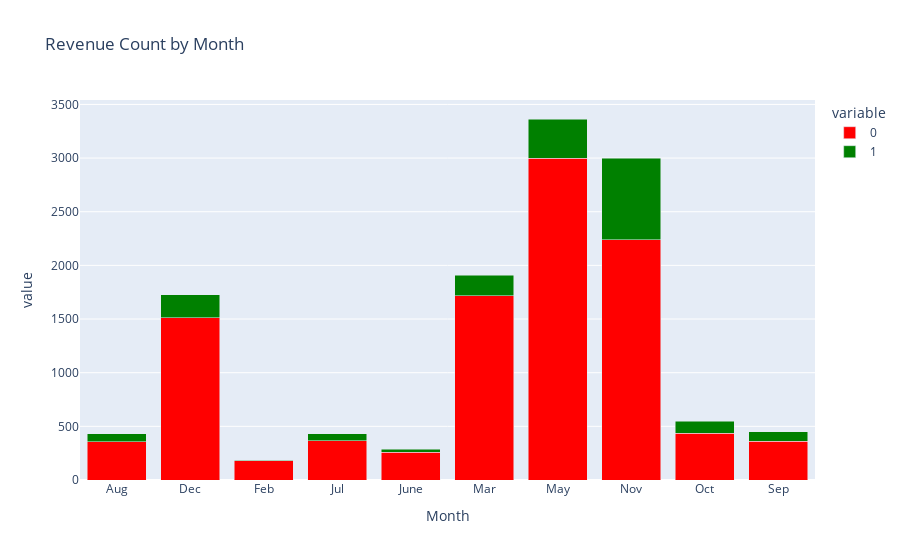

Notebook cell for this chart:
### Markdown cell above
The above plot shows that the visitor spent more time in the ProductRelated_pages

### Code cell
import plotly.express as px

grouped_data = df.groupby('Month')['Revenue'].value_counts().unstack('Revenue').reset_index()

bar_chart_revenue_month = px.bar(grouped_data, x='Month', y=[0, 1], barmode='stack', 
                                 title='Revenue Count by Month', labels={'0': 'No Purchase', '1': 'Purchase'},
                                 color_discrete_sequence=['red', 'green'])

bar_chart_revenue_month.show()

### Figure 1 — Plotly figure (JSON) as saved in the notebook; plotly's stock layout.template omitted (floating-point values rounded to 4 significant figures)
{"data": [{"alignmentgroup": "True", "hovertemplate": "variable=0<br>Month=%{x}<br>value=%{y}<extra></extra>", "legendgroup": "0", "marker": {"color": "red", "pattern": {"shape": ""}}, "name": "0", "offsetgroup": "0", "orientation": "v", "showlegend": true, "textposition": "auto", "type": "bar", "x": ["Aug", "Dec", "Feb", "Jul", "June", "Mar", "May", "Nov", "Oct", "Sep"], "xaxis": "x", "y": [357, 1511, 181, 366, 259, 1715, 2999, 2238, 434, 362], "yaxis": "y"}, {"alignmentgroup": "True", "hovertemplate": "variable=1<br>Month=%{x}<br>value=%{y}<extra></extra>", "legendgroup": "1", "marker": {"color": "green", "pattern": {"shape": ""}}, "name": "1", "offsetgroup": "1", "orientation": "v", "showlegend": true, "textposition": "auto", "type": "bar", "x": ["Aug", "Dec", "Feb", "Jul", "June", "Mar", "May", "Nov", "Oct", "Sep"], "xaxis": "x", "y": [76, 216, 3, 66, 29, 192, 365, 760, 115, 86], "yaxis": "y"}], "layout": {"barmode": "stack", "legend": {"title": {"text": "variable"}, "tracegroupgap": 0}, "title": {"text": "Revenue Count by Month"}, "xaxis": {"anchor": "y", "domain": [0, 1], "title": {"text": "Month"}}, "yaxis": {"anchor": "x", "domain": [0, 1], "title": {"text": "value"}}}}
